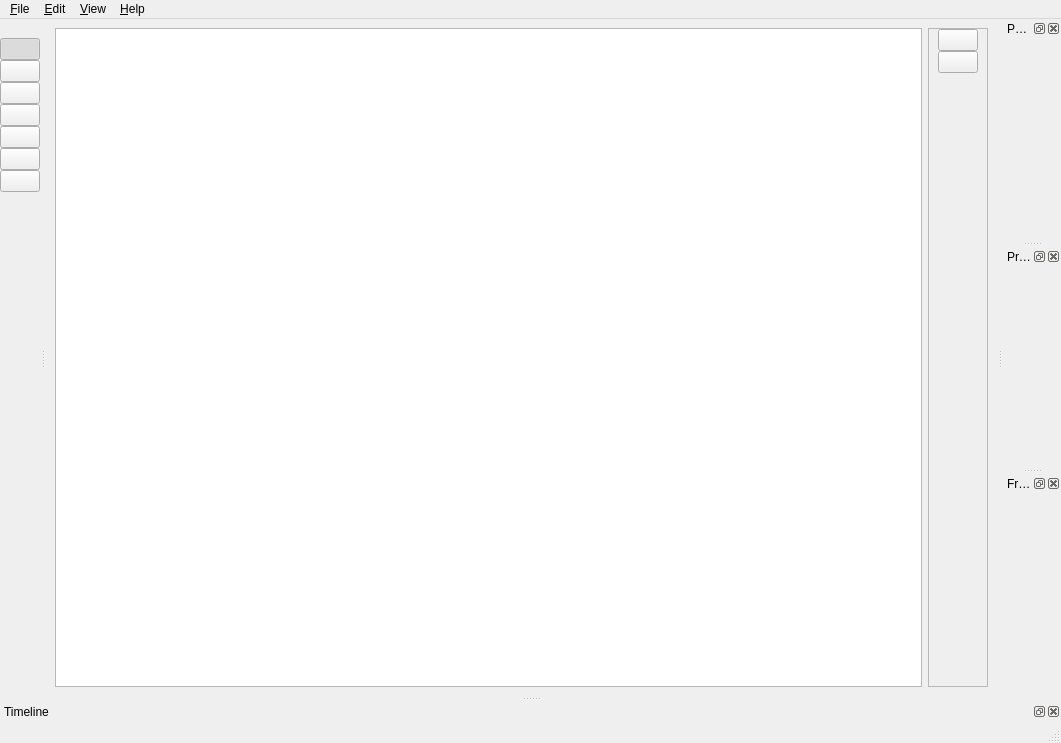
<?xml version="1.0" encoding="UTF-8"?>
<ui version="4.0">
 <class>MainWindow</class>
 <widget class="QMainWindow" name="MainWindow">
  <property name="geometry">
   <rect>
    <x>0</x>
    <y>0</y>
    <width>1061</width>
    <height>743</height>
   </rect>
  </property>
  <property name="windowTitle">
   <string>AnimEditor 2018</string>
  </property>
  <property name="locale">
   <locale language="English" country="UnitedStates"/>
  </property>
  <widget class="QWidget" name="centralwidget">
   <property name="enabled">
    <bool>true</bool>
   </property>
   <property name="locale">
    <locale language="English" country="UnitedStates"/>
   </property>
   <layout class="QHBoxLayout" name="horizontalLayout">
    <item>
     <widget class="MatrixView" name="graphicsView">
      <property name="sizePolicy">
       <sizepolicy hsizetype="Expanding" vsizetype="Expanding">
        <horstretch>0</horstretch>
        <verstretch>0</verstretch>
       </sizepolicy>
      </property>
     </widget>
    </item>
    <item>
     <widget class="QFrame" name="frame">
      <property name="frameShape">
       <enum>QFrame::StyledPanel</enum>
      </property>
      <property name="frameShadow">
       <enum>QFrame::Raised</enum>
      </property>
      <layout class="QVBoxLayout" name="verticalLayout">
       <property name="spacing">
        <number>0</number>
       </property>
       <property name="topMargin">
        <number>0</number>
       </property>
       <item>
        <widget class="QPushButton" name="zoomInButton">
         <property name="text">
          <string/>
         </property>
         <property name="icon">
          <iconset>
           <normaloff>../resources/oxygen-icons5/32x32/actions/zoom-in.png</normaloff>../resources/oxygen-icons5/32x32/actions/zoom-in.png</iconset>
         </property>
         <property name="iconSize">
          <size>
           <width>32</width>
           <height>32</height>
          </size>
         </property>
        </widget>
       </item>
       <item>
        <widget class="QPushButton" name="zoomOutButton">
         <property name="text">
          <string/>
         </property>
         <property name="icon">
          <iconset>
           <normaloff>../resources/oxygen-icons5/32x32/actions/zoom-out.png</normaloff>../resources/oxygen-icons5/32x32/actions/zoom-out.png</iconset>
         </property>
         <property name="iconSize">
          <size>
           <width>32</width>
           <height>32</height>
          </size>
         </property>
        </widget>
       </item>
       <item>
        <spacer name="verticalSpacer">
         <property name="orientation">
          <enum>Qt::Vertical</enum>
         </property>
         <property name="sizeHint" stdset="0">
          <size>
           <width>20</width>
           <height>40</height>
          </size>
         </property>
        </spacer>
       </item>
      </layout>
     </widget>
    </item>
   </layout>
  </widget>
  <widget class="QMenuBar" name="menubar">
   <property name="geometry">
    <rect>
     <x>0</x>
     <y>0</y>
     <width>1061</width>
     <height>21</height>
    </rect>
   </property>
   <widget class="QMenu" name="menuFile">
    <property name="title">
     <string>&amp;File</string>
    </property>
    <addaction name="actionNew"/>
    <addaction name="actionOpen"/>
    <addaction name="separator"/>
    <addaction name="actionSave"/>
    <addaction name="actionSave_as"/>
    <addaction name="actionImport_sound"/>
    <addaction name="actionExport_animation"/>
    <addaction name="separator"/>
    <addaction name="action_Exit"/>
   </widget>
   <widget class="QMenu" name="menuEdit">
    <property name="title">
     <string>&amp;Edit</string>
    </property>
    <addaction name="actionEdit_tags"/>
    <addaction name="separator"/>
    <addaction name="actionUndo"/>
    <addaction name="actionRedo"/>
    <addaction name="separator"/>
    <addaction name="actioncut"/>
    <addaction name="actionCopy"/>
    <addaction name="actionPaste"/>
    <addaction name="separator"/>
    <addaction name="actionSelect_All"/>
   </widget>
   <widget class="QMenu" name="menuView">
    <property name="title">
     <string>&amp;View</string>
    </property>
    <addaction name="actionStatus_bar"/>
    <addaction name="actionTool_bar"/>
   </widget>
   <widget class="QMenu" name="menuHelp">
    <property name="title">
     <string>&amp;Help</string>
    </property>
    <addaction name="actionShow_help"/>
    <addaction name="separator"/>
    <addaction name="actionAbout"/>
   </widget>
   <addaction name="menuFile"/>
   <addaction name="menuEdit"/>
   <addaction name="menuView"/>
   <addaction name="menuHelp"/>
  </widget>
  <widget class="QDockWidget" name="timeLineDockWidget">
   <property name="locale">
    <locale language="English" country="UnitedStates"/>
   </property>
   <property name="windowTitle">
    <string>Timeline</string>
   </property>
   <attribute name="dockWidgetArea">
    <number>8</number>
   </attribute>
   <widget class="QWidget" name="dockWidgetContents"/>
  </widget>
  <widget class="QDockWidget" name="paletteDockWidget">
   <property name="windowTitle">
    <string>Palette</string>
   </property>
   <attribute name="dockWidgetArea">
    <number>2</number>
   </attribute>
   <widget class="QWidget" name="dockWidgetContents_4"/>
  </widget>
  <widget class="QDockWidget" name="propertiesDockWidget">
   <property name="windowTitle">
    <string>Properties</string>
   </property>
   <attribute name="dockWidgetArea">
    <number>2</number>
   </attribute>
   <widget class="QWidget" name="dockWidgetContents_3"/>
  </widget>
  <widget class="QDockWidget" name="TreeDockWidget">
   <property name="windowTitle">
    <string>Frame Tree</string>
   </property>
   <attribute name="dockWidgetArea">
    <number>2</number>
   </attribute>
   <widget class="QWidget" name="dockWidgetContents_5"/>
  </widget>
  <widget class="QStatusBar" name="statusBar"/>
  <widget class="QDockWidget" name="toolDockWidget">
   <property name="features">
    <set>QDockWidget::NoDockWidgetFeatures</set>
   </property>
   <attribute name="dockWidgetArea">
    <number>1</number>
   </attribute>
   <widget class="QWidget" name="dockWidgetContents_2">
    <layout class="QFormLayout" name="formLayout">
     <property name="horizontalSpacing">
      <number>0</number>
     </property>
     <property name="verticalSpacing">
      <number>0</number>
     </property>
     <property name="leftMargin">
      <number>0</number>
     </property>
     <property name="topMargin">
      <number>0</number>
     </property>
     <property name="rightMargin">
      <number>0</number>
     </property>
     <property name="bottomMargin">
      <number>0</number>
     </property>
     <item row="5" column="0">
      <widget class="QPushButton" name="drawFreeButton">
       <property name="text">
        <string/>
       </property>
       <property name="icon">
        <iconset>
         <normaloff>../resources/oxygen-icons5/32x32/actions/draw-freehand.png</normaloff>../resources/oxygen-icons5/32x32/actions/draw-freehand.png</iconset>
       </property>
       <property name="iconSize">
        <size>
         <width>32</width>
         <height>32</height>
        </size>
       </property>
       <property name="checkable">
        <bool>true</bool>
       </property>
       <property name="checked">
        <bool>false</bool>
       </property>
       <attribute name="buttonGroup">
        <string notr="true">buttonGroup</string>
       </attribute>
      </widget>
     </item>
     <item row="6" column="0">
      <widget class="QPushButton" name="fillColorButton">
       <property name="text">
        <string/>
       </property>
       <property name="icon">
        <iconset>
         <normaloff>../resources/oxygen-icons5/32x32/actions/fill-color.png</normaloff>../resources/oxygen-icons5/32x32/actions/fill-color.png</iconset>
       </property>
       <property name="iconSize">
        <size>
         <width>32</width>
         <height>32</height>
        </size>
       </property>
       <property name="checkable">
        <bool>true</bool>
       </property>
       <attribute name="buttonGroup">
        <string notr="true">buttonGroup</string>
       </attribute>
      </widget>
     </item>
     <item row="7" column="0">
      <widget class="QPushButton" name="drawLineButton">
       <property name="text">
        <string/>
       </property>
       <property name="icon">
        <iconset>
         <normaloff>../resources/oxygen-icons5/16x16/actions/draw-line.png</normaloff>../resources/oxygen-icons5/16x16/actions/draw-line.png</iconset>
       </property>
       <property name="iconSize">
        <size>
         <width>32</width>
         <height>32</height>
        </size>
       </property>
       <property name="checkable">
        <bool>true</bool>
       </property>
       <attribute name="buttonGroup">
        <string notr="true">buttonGroup</string>
       </attribute>
      </widget>
     </item>
     <item row="8" column="0">
      <widget class="QPushButton" name="drawRectButton">
       <property name="text">
        <string/>
       </property>
       <property name="icon">
        <iconset>
         <normaloff>../resources/oxygen-icons5/32x32/actions/draw-rectangle.png</normaloff>../resources/oxygen-icons5/32x32/actions/draw-rectangle.png</iconset>
       </property>
       <property name="iconSize">
        <size>
         <width>32</width>
         <height>32</height>
        </size>
       </property>
       <property name="checkable">
        <bool>true</bool>
       </property>
       <attribute name="buttonGroup">
        <string notr="true">buttonGroup</string>
       </attribute>
      </widget>
     </item>
     <item row="9" column="0">
      <widget class="QPushButton" name="drawEllipseButton">
       <property name="text">
        <string/>
       </property>
       <property name="icon">
        <iconset>
         <normaloff>../resources/oxygen-icons5/32x32/actions/draw-ellipse.png</normaloff>../resources/oxygen-icons5/32x32/actions/draw-ellipse.png</iconset>
       </property>
       <property name="iconSize">
        <size>
         <width>32</width>
         <height>32</height>
        </size>
       </property>
       <property name="checkable">
        <bool>true</bool>
       </property>
       <attribute name="buttonGroup">
        <string notr="true">buttonGroup</string>
       </attribute>
      </widget>
     </item>
     <item row="10" column="0">
      <widget class="QPushButton" name="drawTextButton">
       <property name="text">
        <string/>
       </property>
       <property name="icon">
        <iconset>
         <normaloff>../resources/oxygen-icons5/32x32/actions/draw-text.png</normaloff>../resources/oxygen-icons5/32x32/actions/draw-text.png</iconset>
       </property>
       <property name="iconSize">
        <size>
         <width>32</width>
         <height>32</height>
        </size>
       </property>
       <property name="checkable">
        <bool>true</bool>
       </property>
       <attribute name="buttonGroup">
        <string notr="true">buttonGroup</string>
       </attribute>
      </widget>
     </item>
     <item row="4" column="0">
      <widget class="QPushButton" name="pointerButton">
       <property name="text">
        <string/>
       </property>
       <property name="icon">
        <iconset>
         <normaloff>../resources/oxygen-icons5/32x32/actions/edit-select.png</normaloff>../resources/oxygen-icons5/32x32/actions/edit-select.png</iconset>
       </property>
       <property name="iconSize">
        <size>
         <width>32</width>
         <height>32</height>
        </size>
       </property>
       <property name="checkable">
        <bool>true</bool>
       </property>
       <property name="checked">
        <bool>true</bool>
       </property>
       <attribute name="buttonGroup">
        <string notr="true">buttonGroup</string>
       </attribute>
      </widget>
     </item>
    </layout>
   </widget>
  </widget>
  <action name="action_Exit">
   <property name="icon">
    <iconset>
     <normaloff>../resources/oxygen-icons5/16x16/actions/application-exit.png</normaloff>../resources/oxygen-icons5/16x16/actions/application-exit.png</iconset>
   </property>
   <property name="text">
    <string>&amp;Exit</string>
   </property>
   <property name="shortcut">
    <string>Ctrl+Q</string>
   </property>
  </action>
  <action name="actionOpen">
   <property name="icon">
    <iconset>
     <normaloff>../resources/oxygen-icons5/16x16/actions/document-open.png</normaloff>../resources/oxygen-icons5/16x16/actions/document-open.png</iconset>
   </property>
   <property name="text">
    <string>&amp;Open...</string>
   </property>
   <property name="shortcut">
    <string>Ctrl+O</string>
   </property>
  </action>
  <action name="actionSave">
   <property name="icon">
    <iconset>
     <normaloff>../resources/oxygen-icons5/16x16/actions/document-save.png</normaloff>../resources/oxygen-icons5/16x16/actions/document-save.png</iconset>
   </property>
   <property name="text">
    <string>&amp;Save</string>
   </property>
   <property name="shortcut">
    <string>Ctrl+S</string>
   </property>
  </action>
  <action name="actionSave_as">
   <property name="icon">
    <iconset>
     <normaloff>../resources/oxygen-icons5/16x16/actions/document-save-as.png</normaloff>../resources/oxygen-icons5/16x16/actions/document-save-as.png</iconset>
   </property>
   <property name="text">
    <string>Save &amp;As...</string>
   </property>
  </action>
  <action name="actionNew">
   <property name="icon">
    <iconset>
     <normaloff>../resources/oxygen-icons5/16x16/actions/document-new.png</normaloff>../resources/oxygen-icons5/16x16/actions/document-new.png</iconset>
   </property>
   <property name="text">
    <string>&amp;New</string>
   </property>
   <property name="shortcut">
    <string>Ctrl+N</string>
   </property>
  </action>
  <action name="actionUndo">
   <property name="icon">
    <iconset>
     <normaloff>../resources/oxygen-icons5/16x16/actions/edit-undo.png</normaloff>../resources/oxygen-icons5/16x16/actions/edit-undo.png</iconset>
   </property>
   <property name="text">
    <string>&amp;Undo</string>
   </property>
   <property name="shortcut">
    <string>Ctrl+Z</string>
   </property>
  </action>
  <action name="actionRedo">
   <property name="icon">
    <iconset>
     <normaloff>../resources/oxygen-icons5/16x16/actions/edit-redo.png</normaloff>../resources/oxygen-icons5/16x16/actions/edit-redo.png</iconset>
   </property>
   <property name="text">
    <string>&amp;Redo</string>
   </property>
   <property name="shortcut">
    <string>Ctrl+Y</string>
   </property>
  </action>
  <action name="actionAbout">
   <property name="icon">
    <iconset>
     <normaloff>../resources/oxygen-icons5/16x16/actions/help-about.png</normaloff>../resources/oxygen-icons5/16x16/actions/help-about.png</iconset>
   </property>
   <property name="text">
    <string>&amp;About</string>
   </property>
  </action>
  <action name="actionShow_help">
   <property name="icon">
    <iconset>
     <normaloff>../resources/oxygen-icons5/16x16/actions/help-hint.png</normaloff>../resources/oxygen-icons5/16x16/actions/help-hint.png</iconset>
   </property>
   <property name="text">
    <string>&amp;Show help</string>
   </property>
   <property name="shortcut">
    <string>F1</string>
   </property>
  </action>
  <action name="actionStatus_bar">
   <property name="checkable">
    <bool>true</bool>
   </property>
   <property name="text">
    <string>&amp;Status bar</string>
   </property>
  </action>
  <action name="actionTool_bar">
   <property name="checkable">
    <bool>true</bool>
   </property>
   <property name="text">
    <string>&amp;Tool bar</string>
   </property>
  </action>
  <action name="actionCopy">
   <property name="icon">
    <iconset>
     <normaloff>../resources/oxygen-icons5/16x16/actions/edit-copy.png</normaloff>../resources/oxygen-icons5/16x16/actions/edit-copy.png</iconset>
   </property>
   <property name="text">
    <string>&amp;Copy</string>
   </property>
   <property name="shortcut">
    <string>Ctrl+C</string>
   </property>
  </action>
  <action name="actionPaste">
   <property name="icon">
    <iconset>
     <normaloff>../resources/oxygen-icons5/16x16/actions/edit-paste.png</normaloff>../resources/oxygen-icons5/16x16/actions/edit-paste.png</iconset>
   </property>
   <property name="text">
    <string>&amp;Paste</string>
   </property>
   <property name="shortcut">
    <string>Ctrl+V</string>
   </property>
  </action>
  <action name="actioncut">
   <property name="icon">
    <iconset>
     <normaloff>../resources/oxygen-icons5/16x16/actions/edit-cut.png</normaloff>../resources/oxygen-icons5/16x16/actions/edit-cut.png</iconset>
   </property>
   <property name="text">
    <string>Cu&amp;t</string>
   </property>
   <property name="shortcut">
    <string>Ctrl+X</string>
   </property>
  </action>
  <action name="actionSelect_All">
   <property name="icon">
    <iconset>
     <normaloff>../resources/oxygen-icons5/16x16/actions/edit-select-all.png</normaloff>../resources/oxygen-icons5/16x16/actions/edit-select-all.png</iconset>
   </property>
   <property name="text">
    <string>Select &amp;All</string>
   </property>
   <property name="shortcut">
    <string>Ctrl+A</string>
   </property>
  </action>
  <action name="actionPen">
   <property name="icon">
    <iconset>
     <normaloff>../resources/oxygen-icons5/32x32/actions/draw-freehand.png</normaloff>../resources/oxygen-icons5/32x32/actions/draw-freehand.png</iconset>
   </property>
   <property name="text">
    <string>Pen</string>
   </property>
   <property name="shortcut">
    <string>P</string>
   </property>
  </action>
  <action name="actionRectangle">
   <property name="icon">
    <iconset>
     <normaloff>../resources/oxygen-icons5/32x32/actions/draw-rectangle.png</normaloff>../resources/oxygen-icons5/32x32/actions/draw-rectangle.png</iconset>
   </property>
   <property name="text">
    <string>Rectangle</string>
   </property>
   <property name="shortcut">
    <string>R</string>
   </property>
  </action>
  <action name="actionCircle">
   <property name="icon">
    <iconset>
     <normaloff>../resources/oxygen-icons5/32x32/actions/draw-circle.png</normaloff>../resources/oxygen-icons5/32x32/actions/draw-circle.png</iconset>
   </property>
   <property name="text">
    <string>Circle</string>
   </property>
   <property name="shortcut">
    <string>C</string>
   </property>
  </action>
  <action name="actionText">
   <property name="icon">
    <iconset>
     <normaloff>../resources/oxygen-icons5/32x32/actions/draw-text.png</normaloff>../resources/oxygen-icons5/32x32/actions/draw-text.png</iconset>
   </property>
   <property name="text">
    <string>Text</string>
   </property>
   <property name="shortcut">
    <string>T</string>
   </property>
  </action>
  <action name="actionStroke">
   <property name="icon">
    <iconset>
     <normaloff>../resources/oxygen-icons5/16x16/actions/draw-line.png</normaloff>../resources/oxygen-icons5/16x16/actions/draw-line.png</iconset>
   </property>
   <property name="text">
    <string>Stroke</string>
   </property>
   <property name="shortcut">
    <string>S</string>
   </property>
  </action>
  <action name="actionExport_animation">
   <property name="icon">
    <iconset>
     <normaloff>../resources/oxygen-icons5/16x16/actions/document-export.png</normaloff>../resources/oxygen-icons5/16x16/actions/document-export.png</iconset>
   </property>
   <property name="text">
    <string>E&amp;xport Animation...</string>
   </property>
  </action>
  <action name="actionImport_sound">
   <property name="icon">
    <iconset>
     <normaloff>../resources/oxygen-icons5/16x16/mimetypes/audio-mp3.png</normaloff>../resources/oxygen-icons5/16x16/mimetypes/audio-mp3.png</iconset>
   </property>
   <property name="text">
    <string>&amp;Import Audio file...</string>
   </property>
  </action>
  <action name="actionEdit_tags">
   <property name="icon">
    <iconset>
     <normaloff>../resources/oxygen-icons5/16x16/actions/story-editor.png</normaloff>../resources/oxygen-icons5/16x16/actions/story-editor.png</iconset>
   </property>
   <property name="text">
    <string>&amp;Edit tags</string>
   </property>
  </action>
  <zorder>timeLineDockWidget</zorder>
  <zorder>paletteDockWidget</zorder>
  <zorder>TreeDockWidget</zorder>
  <zorder>toolDockWidget</zorder>
 </widget>
 <customwidgets>
  <customwidget>
   <class>MatrixView</class>
   <extends>QGraphicsView</extends>
   <header>src/matrixview.h</header>
   <slots>
    <slot>zoomIn()</slot>
    <slot>zoomOut()</slot>
   </slots>
  </customwidget>
 </customwidgets>
 <resources/>
 <connections>
  <connection>
   <sender>zoomInButton</sender>
   <signal>clicked()</signal>
   <receiver>graphicsView</receiver>
   <slot>zoomIn()</slot>
   <hints>
    <hint type="sourcelabel">
     <x>910</x>
     <y>49</y>
    </hint>
    <hint type="destinationlabel">
     <x>865</x>
     <y>49</y>
    </hint>
   </hints>
  </connection>
  <connection>
   <sender>zoomOutButton</sender>
   <signal>clicked()</signal>
   <receiver>graphicsView</receiver>
   <slot>zoomOut()</slot>
   <hints>
    <hint type="sourcelabel">
     <x>916</x>
     <y>90</y>
    </hint>
    <hint type="destinationlabel">
     <x>870</x>
     <y>90</y>
    </hint>
   </hints>
  </connection>
 </connections>
 <buttongroups>
  <buttongroup name="buttonGroup"/>
 </buttongroups>
</ui>
